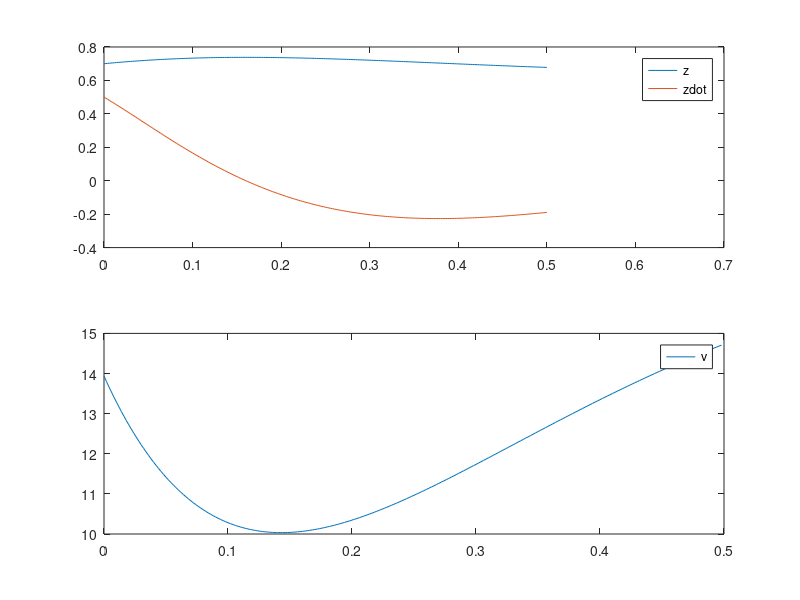

The MATLAB script that drew this image:
function startercode163941
[T,X,U,XFORDISPLAY] = RunSimulation;
PlotResults(T,X,U);
z = mat2str(XFORDISPLAY(1),8)
zdot = mat2str(XFORDISPLAY(2),8)
end

function [actuators,data] = initControlSystem(sensors,references,parameters,data)
%%%%%%%%%%%%%%%%%%
% MODIFY
data.A = [0, 1; 10*sin(4/5), -5];
data.B = [0; 1/2];
data.C = [0, 1];
data.xhat = [0;0];
data.u = 0;

qC = eye(length(data.A - 1));
rC = 10.0;

qO = 7.9;
rO = eye(length(data.A - 1));

data.K = lqr(data.A, data.B, qC, rC);
data.L = lqr(data.A', data.C', inv(rO), inv(qO))';
%
%%%%%%%%%%%%%%%%%%
[actuators,data] = runControlSystem(sensors,references,parameters,data);
end

function [actuators,data] = runControlSystem(sensors,references,parameters,data)
%%%%%%%%%%%%%%%%%%
% MODIFY
zE = 0.8;
vE = 20*cos(zE);
u = -data.K * data.xhat;
y = sensors.zdot - 0;
data.xhat=data.xhat+(data.A*data.xhat+data.B*u-data.L*(data.C*data.xhat-y))*parameters.tStep;
actuators.v = u + vE;
%
%%%%%%%%%%%%%%%%%%
end

function [T,X,U,XFORDISPLAY] = RunSimulation
[t,x,tStep,nSteps,nStepsForDisplay] = InitSimulation;
T = t;
X = x;
U = [];
controller.init = @initControlSystem;
controller.run = @runControlSystem;
controller.sensors = GetSensors(t,x);
controller.references = struct;
controller.parameters = struct('tStep',tStep);
controller.data = struct;
[controller.actuators,controller.data] = ...
    controller.init(controller.sensors, ...
                    controller.references, ...
                    controller.parameters, ...
                    controller.data);
for iStep = 1:nSteps
    u = GetInput(controller.actuators);
    [t,x] = ode45(@(t,x) GetXDot(t,x,u),[t t+tStep],x);
    t = t(end);
    x = x(end,:)';
    controller.sensors = GetSensors(t,x);
    [controller.actuators,controller.data] = ...
    controller.run(controller.sensors, ...
                    controller.references, ...
                    controller.parameters, ...
                    controller.data);
    T = [T t];
    X = [X x];
    U = [U u];
    if iStep==nStepsForDisplay
        XFORDISPLAY = x;
    end
end
end

function [t,x,tStep,nSteps,nStepsForDisplay] = InitSimulation
t = 0;
x = [0.70; 0.50];
tStep = 0.002;
nStepsForDisplay = 25;
nSteps = 250;
end

function u = GetInput(actuators)
u = actuators.v;
end

function sensors = GetSensors(t,x)
sensors.t = t;
sensors.zdot = x(2);
end

function xdot = GetXDot(t,x,u)
xdot = [x(2); (1/2)*(-(10*x(2)+20*cos(x(1)))+u(1))];
end

function PlotResults(T,X,U)
clf;
subplot(2,1,1);
plot(T,X);
legend('z','zdot');
subplot(2,1,2);
plot(T(1:end-1),U);
legend('v');
end
